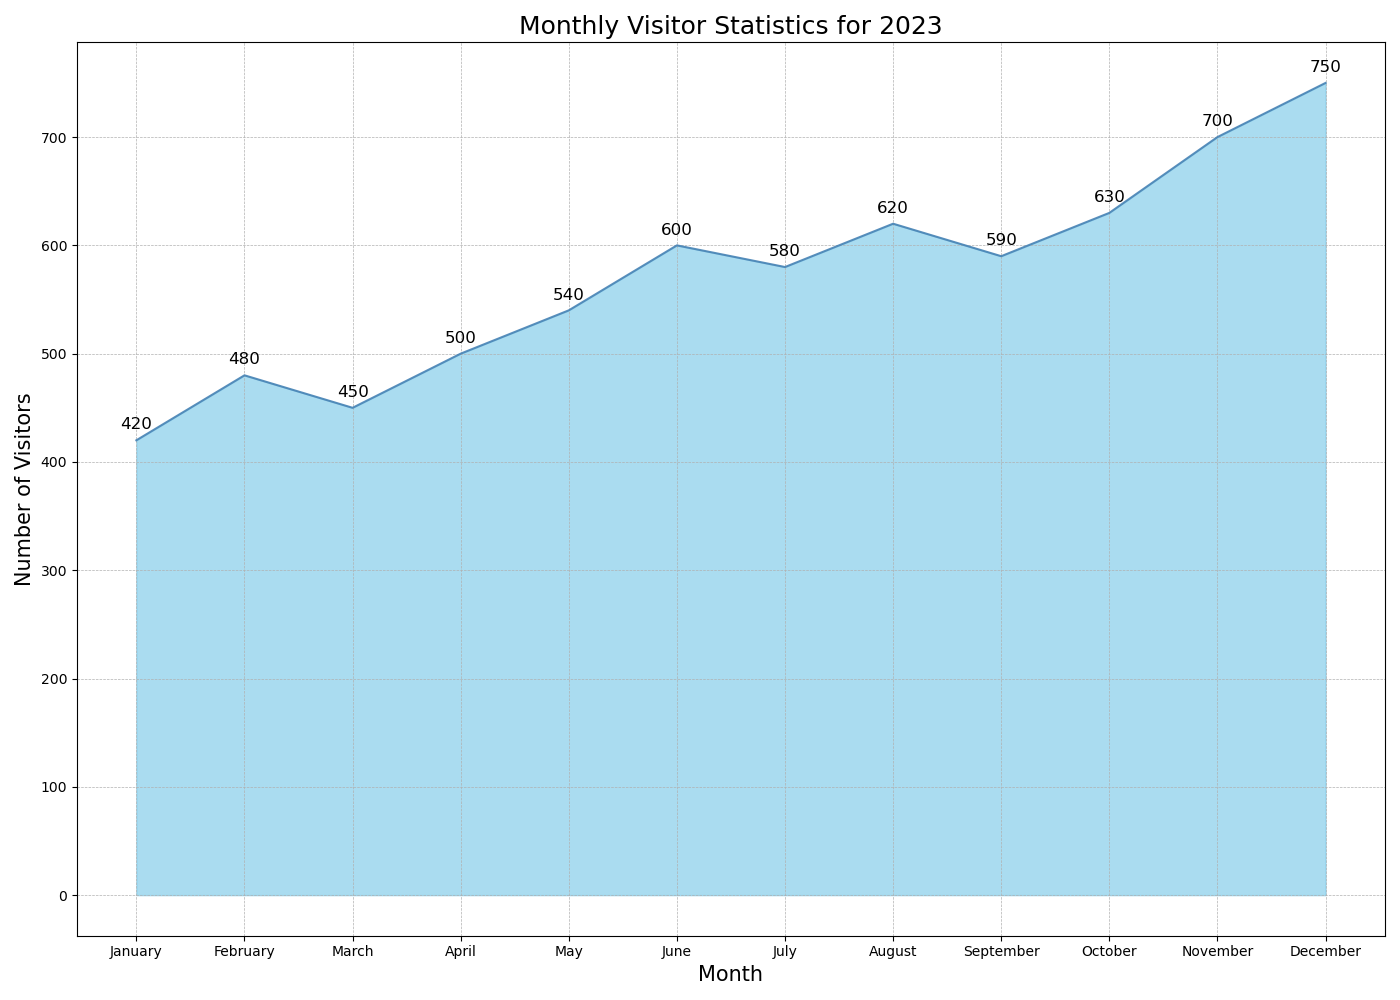

Python code for this plot:

import matplotlib.pyplot as plt

# Data
months = ["January", "February", "March", "April", "May", "June", "July", "August", "September", "October", "November", "December"]
visitors = [420, 480, 450, 500, 540, 600, 580, 620, 590, 630, 700, 750]

# Plot
fig, ax = plt.subplots(figsize=(14, 10))

ax.fill_between(months, visitors, color="#87CEEB", alpha=0.7)
ax.plot(months, visitors, color="#4682B4", alpha=0.9)

# Title and labels
plt.title("Monthly Visitor Statistics for 2023", fontsize=18)
plt.xlabel("Month", fontsize=15)
plt.ylabel("Number of Visitors", fontsize=15)

# Annotations
for i, value in enumerate(visitors):
    ax.text(i, value + 10, str(value), ha='center', fontsize=12)

# Display
plt.grid(True, which='both', linestyle='--', linewidth=0.5)
plt.tight_layout()
plt.show()
